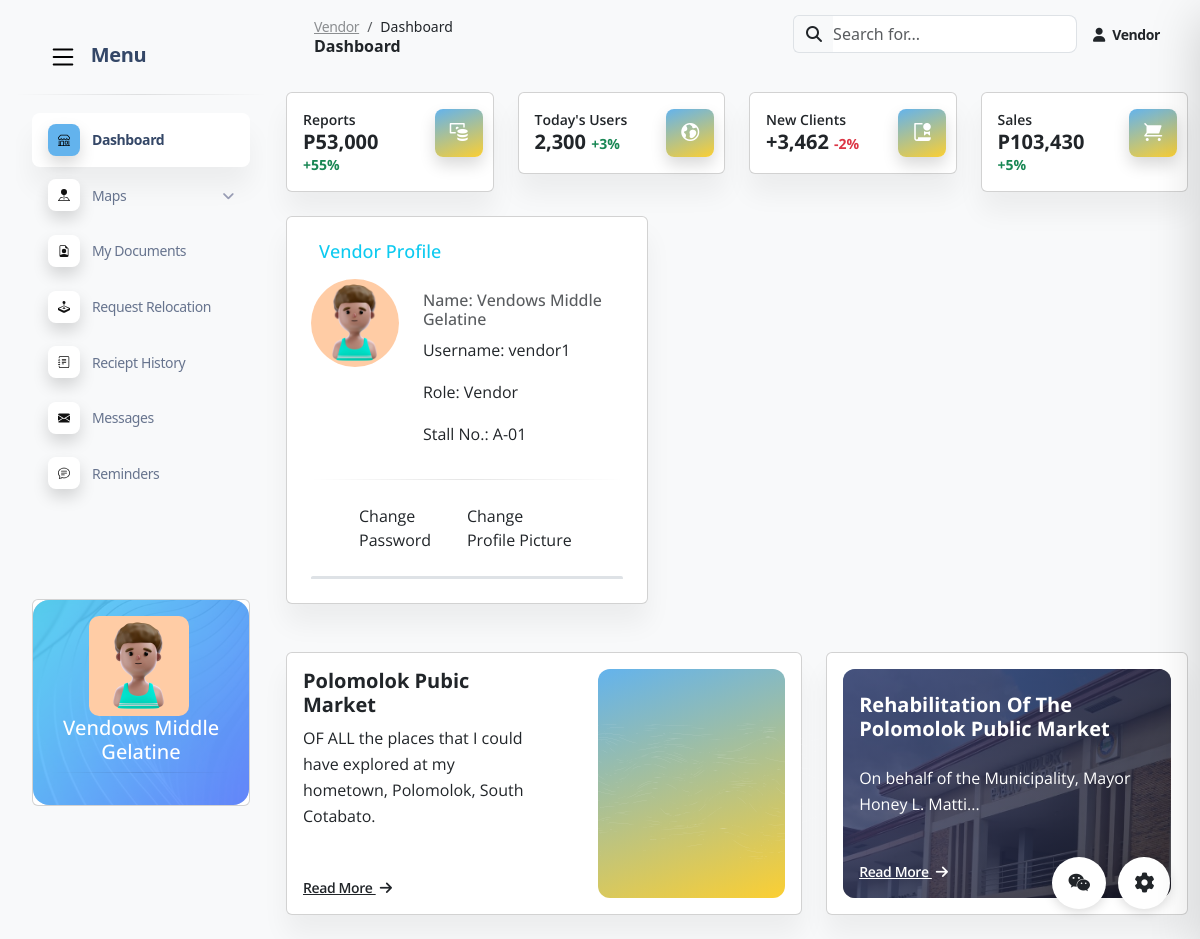
/Vendor.php (signed in), run on the app's committed database.
### tables this page shows
CREATE TABLE `vendors` (
  `Vendor_Status` enum('ACTIVE','INACTIVE','ON PROCESS','ON HOLD','DEACTIVATED','ON TRANSFER') NOT NULL DEFAULT 'ACTIVE',
  `vendor_id` bigint(20) NOT NULL,
  `username` varchar(50) NOT NULL,
  `password` varchar(50) NOT NULL,
  `first_name` varchar(255) DEFAULT NULL,
  `middle_name` varchar(255) DEFAULT NULL,
  `last_name` varchar(255) DEFAULT NULL,
  `age` int(11) DEFAULT NULL,
  `address` varchar(255) DEFAULT NULL,
  `email_add` varchar(255) DEFAULT NULL,
  `contact_no` varchar(20) DEFAULT NULL,
  `started_date` varchar(255) DEFAULT NULL,
  `payment_due` varchar(255) DEFAULT NULL
);

### Vendor.php (the view, shortened to what this page needs)
<?php
$vendor_id = $_SESSION['vendor_id'];
include('database_config.php');
$conn = new mysqli($db_host, $db_user, $db_password, $db_name);
$sql = "
    SELECT v.*, b.*
    FROM vendors v
    JOIN (
        SELECT * FROM building_a WHERE vendor_id = ?
        UNION
        SELECT * FROM building_b WHERE vendor_id = ?
        UNION
        SELECT * FROM building_c WHERE vendor_id = ?
        UNION
        SELECT * FROM building_d WHERE vendor_id = ?
        UNION
        SELECT * FROM building_e WHERE vendor_id = ?
        UNION
        SELECT * FROM building_f WHERE vendor_id = ?
        UNION
        SELECT * FROM building_g WHERE vendor_id = ?
        UNION
        SELECT * FROM building_h WHERE vendor_id = ?
        UNION
        SELECT * FROM building_i WHERE vendor_id = ?
        UNION
        SELECT * FROM building_j WHERE vendor_id = ?
    ) b ON v.vendor_id = b.vendor_id
";
$values = array_fill(0, 10, $vendor_id);
$stmt = $conn->prepare($sql);
$types = str_repeat('i', count($values));
$stmt->bind_param($types, ...$values);
$stmt->execute();
$result = $stmt->get_result();
$vendor = $result->fetch_assoc();
?>
<!DOCTYPE html>
<html lang="en">
<head>
  <link href="assets2/css/nucleo-icons.css" rel="stylesheet" />
  <link href="assets2/css/nucleo-svg.css" rel="stylesheet" />
  <link href="assets2/css/nucleo-svg.css" rel="stylesheet" />
  <link id="pagestyle" href="assets2/css/soft-ui-dashboard.css?v=1.0.7" rel="stylesheet" />
  <link href="https://stackpath.bootstrapcdn.com/bootstrap/5.3.0/css/bootstrap.min.css" rel="stylesheet">
</head>
<body class="g-sidenav-show  bg-gray-100">
  <aside class="sidenav navbar navbar-vertical navbar-expand-xs border-0 border-radius-xl my-3 fixed-start ms-3 " id="sidenav-main">
    <div class="sidenav-header">
      <a class="navbar-brand m-0" href="#" target="_blank">
        <span class="ms-2 font-weight-bold">Menu</span>
      </a>
    </div>
    <hr class="horizontal dark mt-0">
    <div class="collapse navbar-collapse  w-auto " id="sidenav-collapse-main">
      <ul class="navbar-nav">
        <li class="nav-item">
          <a class="nav-link active" href="Vendor.php">
            <div class="icon icon-shape icon-sm shadow border-radius-md bg-primary text-center me-2 d-flex align-items-center justify-content-center">
            </div>
            <span class="nav-link-text ms-1">Dashboard</span>
          </a>
        </li>
        <li class="nav-item">
          <a class="nav-link collapsed" href="#" data-bs-toggle="collapse" data-bs-target="#collapseMaps" aria-expanded="false" aria-controls="collapseMaps">
            <div class="icon icon-shape icon-sm shadow border-radius-md bg-white text-center me-2 d-flex align-items-center justify-content-center">
            </div>
            <span class="nav-link-text ms-1">Maps</span>
          </a>
        </li>
        <li class="nav-item">
          <a class="nav-link " href="VMDocuments.php">
            <div class="icon icon-shape icon-sm shadow border-radius-md bg-white text-center me-2 d-flex align-items-center justify-content-center">
            </div>
            <span class="nav-link-text ms-1">My Documents</span>
          </a>
        </li>
        <li class="nav-item">
          <a class="nav-link  " href="VMRelocation.php">
            <div class="icon icon-shape icon-sm shadow border-radius-md bg-white text-center me-2 d-flex align-items-center justify-content-center">
            </div>
            <span class="nav-link-text ms-1">Request Relocation</span>
          </a>
        </li>
        <li class="nav-item">
          <a class="nav-link  " href="VMRecieptHistory.php">
            <div class="icon icon-shape icon-sm shadow border-radius-md bg-white text-center me-2 d-flex align-items-center justify-content-center">
            </div>
            <span class="nav-link-text ms-1">Reciept History</span>
          </a>
        </li>
        <li class="nav-item">
          <a class="nav-link " href="VMmessages.php">
            <div
              class="icon icon-shape icon-sm shadow border-radius-md bg-white text-center me-2 d-flex align-items-center justify-content-center">
            </div>
            <span class="nav-link-text ms-1">Messages</span>
          </a>
        </li>
        <li class="nav-item">
          <a class="nav-link  " href="VMCommunication.php">
            <div class="icon icon-shape icon-sm shadow border-radius-md bg-white text-center me-2 d-flex align-items-center justify-content-center">
            </div>
            <span class="nav-link-text ms-1">Reminders</span>
          </a>
        </li>
      </ul>
    </div>
    <div class="sidenav-footer mx-3 mt-5">
      <div class="card card-background shadow-none card-background-mask-info" id="sidenavCard">
        <div class="card-body text-start p-3 w-100">
          <img src="image/profile.jpg" alt="profile" style="min-width: 20px; min-height: 20px; height: 100px; width: 100px; border-radius: 10px; margin-left: 40px;">
          <h5 class="text-center">
    <?php
    if (!isset($vendor['first_name']) || $vendor['first_name'] === "" || !isset($vendor['last_name']) || $vendor['last_name'] === "") {
        echo "EMPTY";
    } else {
        echo htmlspecialchars($vendor['first_name']) . ' ' . htmlspecialchars($vendor['middle_name']) . ' ' . htmlspecialchars($vendor['last_name']);
    }
    ?>
</h5>
          <hr class="horizontal dark mt-0">
        </div>
      </div>
    </div>
  </aside>
  <main class="main-content position-relative max-height-vh-100 h-100 border-radius-lg ">
    <nav class="navbar navbar-main navbar-expand-lg px-0 mx-4 shadow-none border-radius-xl" id="navbarBlur" navbar-scroll="true">
      <div class="container-fluid py-1 px-3">
        <nav aria-label="breadcrumb">
          <ol class="breadcrumb bg-transparent mb-0 pb-0 pt-1 px-0 me-sm-6 me-5">
            <li class="breadcrumb-item text-sm"><a class="opacity-5 text-dark" href="javascript:;">Vendor</a></li>
            <li class="breadcrumb-item text-sm text-dark active" aria-current="page">Dashboard</li>
          </ol>
          <h6 class="font-weight-bolder mb-0">Dashboard</h6>
        </nav>
        <div class="collapse navbar-collapse mt-sm-0 mt-2 me-md-0 me-sm-4" id="navbar">
          <div class="ms-md-auto pe-md-3 d-flex align-items-center">
            <div class="input-group">
              <span class="input-group-text text-body"><i class="fas fa-search" aria-hidden="true"></i></span>
              <input type="text" class="form-control" placeholder="Search for...">
            </div>
          </div>
          <ul class="navbar-nav  justify-content-end">
            <li class="nav-item d-flex align-items-center">
              <a href="javascript:;" class="nav-link text-body font-weight-bold px-0">
                <i class="fa fa-user me-sm-1"></i>
                <span class="d-sm-inline d-none">Vendor</span>
              </a>
            </li>
          </ul>
        </div>
      </div>
    </nav>
    <div class="container-fluid py-4">
      <div class="row">
        <div class="col-xl-3 col-sm-6 mb-xl-0 mb-4">
          <div class="card">
            <div class="card-body p-3">
              <div class="row">
                <div class="col-8">
                  <div class="numbers">
                    <p class="text-sm mb-0 text-capitalize font-weight-bold">Reports</p>
                    <h5 class="font-weight-bolder mb-0">
                      P53,000
                      <span class="text-success text-sm font-weight-bolder">+55%</span>
                    </h5>
                  </div>
                </div>
                <div class="col-4 text-end">
                  <div class="icon icon-shape bg-gradient-primary shadow text-center border-radius-md">
                    <i class="ni ni-money-coins text-lg opacity-10" aria-hidden="true"></i>
                  </div>
                </div>
              </div>
            </div>
          </div>
        </div>
        <div class="col-xl-3 col-sm-6 mb-xl-0 mb-4">
          <div class="card">
            <div class="card-body p-3">
              <div class="row">
                <div class="col-8">
                  <div class="numbers">
                    <p class="text-sm mb-0 text-capitalize font-weight-bold">Today's Users</p>
                    <h5 class="font-weight-bolder mb-0">
                      2,300
                      <span class="text-success text-sm font-weight-bolder">+3%</span>
                    </h5>
                  </div>
                </div>
                <div class="col-4 text-end">
                  <div class="icon icon-shape bg-gradient-primary shadow text-center border-radius-md">
                    <i class="ni ni-world text-lg opacity-10" aria-hidden="true"></i>
                  </div>
                </div>
              </div>
            </div>
          </div>
        </div>
        <div class="col-xl-3 col-sm-6 mb-xl-0 mb-4">
          <div class="card">
            <div class="card-body p-3">
              <div class="row">
                <div class="col-8">
                  <div class="numbers">
                    <p class="text-sm mb-0 text-capitalize font-weight-bold">New Clients</p>
                    <h5 class="font-weight-bolder mb-0">
                      +3,462
                      <span class="text-danger text-sm font-weight-bolder">-2%</span>
                    </h5>
                  </div>
                </div>
                <div class="col-4 text-end">
                  <div class="icon icon-shape bg-gradient-primary shadow text-center border-radius-md">
                    <i class="ni ni-paper-diploma text-lg opacity-10" aria-hidden="true"></i>
                  </div>
                </div>
              </div>
            </div>
          </div>
        </div>
        <div class="col-xl-3 col-sm-6">
          <div class="card">
            <div class="card-body p-3">
              <div class="row">
                <div class="col-8">
                  <div class="numbers">
                    <p class="text-sm mb-0 text-capitalize font-weight-bold">Sales</p>
                    <h5 class="font-weight-bolder mb-0">
                      P103,430
                      <span class="text-success text-sm font-weight-bolder">+5%</span>
                    </h5>
                  </div>
                </div>
                <div class="col-4 text-end">
                  <div class="icon icon-shape bg-gradient-primary shadow text-center border-radius-md">
                    <i class="ni ni-cart text-lg opacity-10" aria-hidden="true"></i>
                  </div>
                </div>
              </div>
            </div>
          </div>
        </div>
      </div>
      <div class="row mt-4">
          <div class="col-lg-5 mb-lg-4 mb-4">
            <div class="card">
              <div class="card-body">
                <h5 class="card-title text-lg text-info mb-3 text-start mx-2">Vendor Profile</h5>
                <div class="row">
                  <div class="col-md-4">
                    <img src="image/profile.jpg" class="img-fluid rounded-circle" alt="Admin Profile Picture">
                  </div>
                  <div class="col-md-8 my-3">
    <h6 class="card-subtitle mb-2 text-muted">
        Name:
        <?php
        if (!isset($vendor['first_name']) || $vendor['first_name'] === "" || !isset($vendor['last_name']) || $vendor['last_name'] === "") {
            echo "EMPTY";
        } else {
            echo htmlspecialchars($vendor['first_name']) . ' ' . htmlspecialchars($vendor['middle_name']) . ' ' . htmlspecialchars($vendor['last_name']);
        }
        ?>
    </h6>
    <p class="card-text">
        Username:
        <?php
        if (!isset($vendor['first_name']) || $vendor['first_name'] === "" || !isset($vendor['last_name']) || $vendor['last_name'] === "") {
            echo "EMPTY";
        } else {
            echo htmlspecialchars($vendor['username']);
        }
        ?>
    </p>
    <p class="card-text">Role: Vendor</p>
    <p class="card-text">
        Stall No.:
        <?php
        if (!isset($vendor['first_name']) || $vendor['first_name'] === "" || !isset($vendor['last_name']) || $vendor['last_name'] === "") {
            echo "EMPTY";
        } else {
            echo htmlspecialchars($vendor['stall_no']);
        }
        ?>
    </p>
</div>
                </div>
                <hr class="horizontal dark my-3">
                <div class="d-flex my-4 mx-5">
                  <button class="accordion-button btn-outline-info" type="button" data-bs-toggle="collapse" data-bs-target="#collapseOne" aria-expanded="true" aria-controls="collapseOne">
                    Change Password
                  </button>
                  <button class="accordion-button btn-outline-info" type="button" data-bs-toggle="collapse" data-bs-target="#collapseTwo" aria-expanded="false" aria-controls="collapseTwo">
                    Change Profile Picture
                  </button>
                </div>
                <div class="accordion" id="profile-accordion">
                  <div class="accordion-item">
                  </div>
                  <div class="accordion-item">
                  </div>
                </div>
              </div>
            </div>
          </div>
        </div>
      <div class="row mt-4">
        <div class="col-lg-7 mb-lg-0 mb-4">
          <div class="card">
            <div class="card-body p-3">
              <div class="row">
                <div class="col-lg-6">
                  <div class="d-flex flex-column h-100">
                    <h5 class="font-weight-bolder">Polomolok Pubic Market</h5>
                    <p class="mb-5">OF ALL the places that I could have explored at my hometown, Polomolok, South Cotabato.</p>
                    <a class="text-body text-sm font-weight-bold mb-0 icon-move-right mt-auto" href="javascript:;">
                      Read More
                      <i class="fas fa-arrow-right text-sm ms-1" aria-hidden="true"></i>
                    </a>
                  </div>
                </div>
                <div class="col-lg-5 ms-auto text-center mt-5 mt-lg-0">
                  <div class="bg-gradient-primary border-radius-lg h-100">
                    <img src="assets2/img/shapes/waves-white.svg" class="position-absolute h-100 w-50 top-0 d-lg-block d-none" alt="waves">
                    <div class="position-relative d-flex align-items-center justify-content-center h-100">
                    </div>
                  </div>
                </div>
              </div>
            </div>
          </div>
        </div>
        <div class="col-lg-5">
          <div class="card h-100 p-3">
            <div class="overflow-hidden position-relative border-radius-lg bg-cover h-100" style="background-image: url('image/polpol.jpg');">
              <span class="mask bg-gradient-dark"></span>
              <div class="card-body position-relative z-index-1 d-flex flex-column h-100 p-3">
                <h5 class="text-white font-weight-bolder mb-4 pt-2">Rehabilitation Of The Polomolok Public Market</h5>
                <p class="text-white">On behalf of the Municipality, Mayor Honey L. Matti...</p>
                <a class="text-white text-sm font-weight-bold mb-0 icon-move-right mt-auto" href="javascript:;">
                  Read More
                  <i class="fas fa-arrow-right text-sm ms-1" aria-hidden="true"></i>
                </a>
              </div>
            </div>
          </div>
        </div>
      </div>
    </div>
  </main>
  <div class="fixed-plugin">
    <a class="fixed-plugin-button text-dark position-fixed px-3 py-2">
      <i class="fa fa-cog py-2"> </i>
    </a>
  <link href="https://stackpath.bootstrapcdn.com/bootstrap/5.3.0/css/bootstrap.min.css" rel="stylesheet">
  </div>
  <div class="fixed-plugin">
    <a class="fixed-plugin-button text-dark position-fixed px-3 py-2 mx-6"  data-bs-toggle="offcanvas" data-bs-target="#offcanvasRight" aria-controls="offcanvasRight">
      <i class="fa fa-wechat py-2"  data-bs-toggle="offcanvas" data-bs-target="#offcanvasRight" aria-controls="offcanvasRight"> </i>
    </a>
  </div>
</body>
</html>

### data on the page
vendors: first_name "Vendows", middle_name "Middle", last_name "Gelatine", username "vendor1"

### other printed values
$vendor['stall_no'] "A-01"
